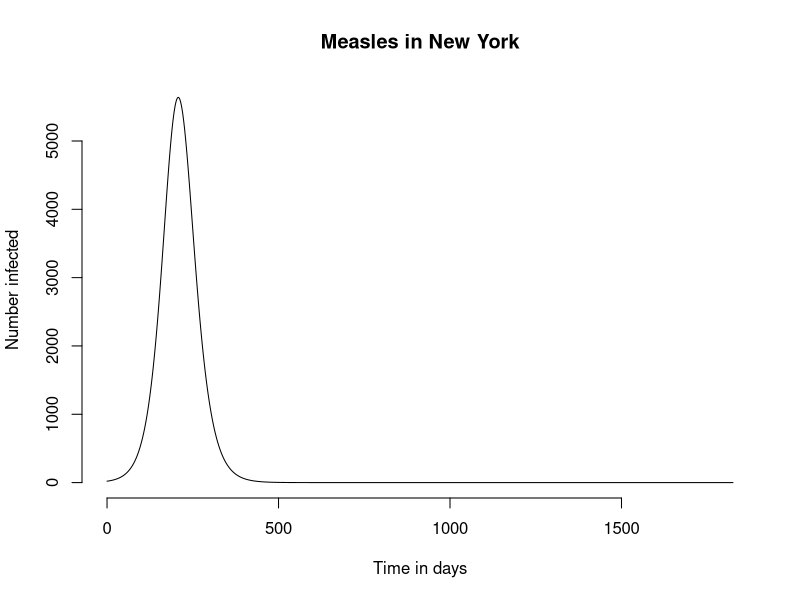
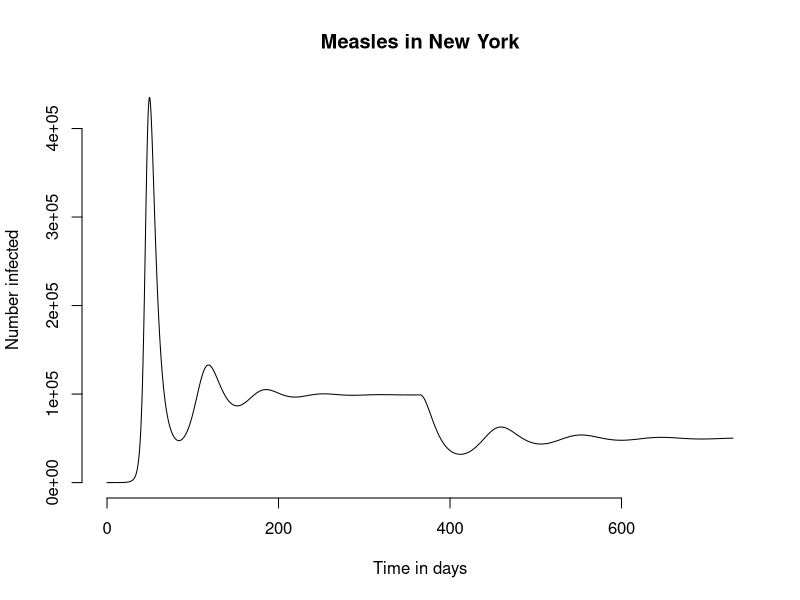

These charts were generated, in order, by the following R code:
## Introduction to Infectious Disease Dynamics
## Clinic on the Meaningful Modeling of Epidemiological Data
## International Clinics on Infectious Disease Dynamics and Data (ICI3D) Program
## African Institute for Mathematical Sciences, Muizenberg, RSA
##
## Juliet R.C. Pulliam, 2012-2018
##
##
## The goal of this tutorial is to acquaint you with ways of
## analysing simple infectious disease models in R. By the end of
## this tutorial, you should be able to:
##
##  * create a function describing a system of ODE's
##  * use the package deSolve to numerically analyze a system of ODEs
##  * plot the output of different types of functions
##
## NOTE: The comments will guide you through the tutorial but you
## should make sure you understand what the code is doing.  Some
## function arguments are assigned to ?.  This will give you an
## error. You should try out values for these arguments as
## suggested in the comments or find them yourselves in a help file.

######################################################################
## Section 1: Creating a function to describe the behavior of an ODE
######################################################################

## Before you start, it is a good idea to clear the workspace of things
## you have defined previously. Do this now:

rm(list=ls())                   # Clear all variables and functions

## We will now define a function to describe a simple SIR model with
## constant population size and no population turnover (that is, no
## births and deaths). This model was discussed in "Introduction to dynamic
## modeling of infectious diseases," and slides are available here:
## https://ndownloader.figshare.com/files/8541817
##
## The version of the model we'll work with here has 3 state variables (though
## only two of these need to be specified to define the state of the system,
## since the population size is constant):
##
## S - the number of susceptibles in the population
## I - the number of infected/infectious individuals in the population
## R - the number of recovered/immune individuals in the population
##
## and 3 parameters:
##
## N - the total population size; N = S + I + R
## beta - the transmission coefficient; beta = the contact rate * infectivity
## gamma - 1 / the infectious period
##
## If you do not remember the model, review the lecture notes before you proceed
## with this tutorial. If you're not entirely comfortable with the distinction
## between state variables and parameters, you may also want to review the
## DAIDD Glossary:
## https://github.com/ICI3D/MMEDparticipants/raw/master/Resources/DAIDD2016_Glossary.pdf

## We will now define a function that describes the change in the state
## variables with time. The function takes the input t (the current time), y (a
## vector giving the current value of the state variables - that is, their
## value at time t), and params (a vector that defines the parameter values);
## the function outputs the values of dS/dt and dI/dt at time t:
##
##-- Model 1: SIR model --##
##
## sir() -- Function for numerical analysis of model 1
sir <- function(t,y,parms){
  # The with() function gives access to the named values of parms within the
  # local environment created by the function
  with(c(as.list(y),parms),{
    dSdt <- -beta*S*I/N
    dIdt <- beta*S*I/N - gamma*I
    # Note: Population size is constant, so don't need to specify dRdt
    list(c(dSdt,dIdt))
  })
}

######################################################################
## Section 2: Understanding the function that defines our ODE model
######################################################################

## We have defined the function, but we now need to make sure we
## understand how it works. To do this, let's think about how we would
## approximate the model using discrete timesteps, similar to the way we
## used spreadsheets to analyze epidemic models on Monday.
##
## Since the function takes t, y, and parms as inputs, we first need to define
## these. Let us start at time zero:

time <- 0

## We will use parameter values that reflect a measles outbreak that occurred
## in New York City (many years ago!), so let our initial population size (N0) be

N0 <- 7780000

## The second argument of the sir() function defined above is y, which I have
## said is a vector giving the current value of the state variables. Let's
## assume that the initial population has 20.5 infecteds and that 6.5% of the
## population is susceptible. (Remember that this model assumes a large
## population size and represents population averages, so it is ok that these
## values are not integers!) We will define a vector pop.SI that gives the
## initial values of our 2 state variables:

pop.SI <- c(S = 0.065*N0,  # Initially 6.5% of the population is susceptible
                I = 20.5)       # ENTER THE NUMBER INITIALLY INFECTED (20.5)

## Notice that I've named the two values in the initial population vector to
## help us keep track of which value is which. This also allows us to take
## advantage of the with() function called within the sir() function because I
## have used the same names that are used to refer to the state variables
## within the function.
##
## The final input our function needs is a vector of parameter values, which we
## can create in the same way:

values <- c(beta = 3.6,        # Transmission coefficient
            gamma = 1/5,       # 1 / infectious period = 1/5 days
            N = N0)            # population size (constant)

## Note that we can calculate the value of the basic reproduction number,
## R0 = beta / gamma, as follows:

as.numeric(values["beta"]/values["gamma"]) # value of R0
                               # HINT: Try putting this command inside the
                               # function as.numeric() to keep R from
                               # confusingly retaining the name of the first
                               # value.

## Now that we have defined the inputs, we are ready to try out our function!

sir(t=time,y=pop.SI,parms=values)

## Look at the output. What does this mean? ## rate of change in each of the state variables / compartments
##
## Recall that I said the function outputs the time derivatives of S and I at
## the time t. This means that in order to get the (approximate) values of S
## and I at some time delta.t in the future, I need to calculate the equivalent
## of
##
## S(t+delta.t) = S(t) - (beta*S(t)*I(t)/N) * delta.t
##
## I(t+delta.t) = I(t) + (beta*S(t)*I(t)/N - gamma*I(t)) * delta.t
##
## This can be done as follows:

delta.t <- 0.1                    # Set a small value for delta.t (0.1 day)

pop.next <- pop.SI + unlist(sir(t=time,y=pop.SI,parms=values)) * delta.t

## We could then iterate this process, updating our values of pop.SI and time
## with each iteration to get a discrete-time approximation of the values of the
## state variables through time. Remember, however, that the differential
## equations describe the rates of change in the limit as delta.t goes to zero.
## It turns out that using the above discrete time approximation of this
## process, as we have done on the spreadsheets (Track B) and live coding
## example, leads to rapid accumulation of error in our estimate of the state
## variables through time, even if we set our value of delta.t to be very
## small. Luckily for us, there are a number of algorithms that have been
## developed to come up with better (both more accurate and more
## computationally efficient) approximations to the values of the state
## variables through time.

######################################################################
## Section 3: Numerical integration of our ODE model
######################################################################

## In R, we can access these algorithms through the deSolve library. We should
## now load this library so we can access its functions:

library(deSolve)                # Load libary to be used for numerical integration

## The function within deSolve that we will be using is called lsoda(). Let's
## look at the help file for this function:

?lsoda

## This help file gives some detail on the history of the algorithm as well as
## describing the function's usage. For now, take a look at the "Usage" section
## to look at the different types of arguments the function can take. There are
## a lot of them! For now, we will focus on the first 4 inputs: y, times, func,
## and parms. Read through the "Arguments" section for the descriptions of these
## four inputs. Because we have already defined our function and seen how it
## works, these arguments should seem familiar.
##
## We have already defined the vectors that we will use for two of the arguments
## (y, the vector of the initial values of the state variables, and parms, the
## vector of parameter values). We have also defined a third argumet, func,
## which provides the model definition; it is our function sir(). All that
## remains is to define the vector of times, which tells lsoda() the timepoints
## for which we would like to know the values of S and I. (NOTE: This is
## different from specifying the time points at which to evaluate our function,
## which is determined within the lsoda() function and optimized to efficiently
## provide an accurate approximation.)
##
## Let's ask for output every 0.1 days for 365 days, starting at time 0:

time.out <- seq(0,365*5,0.1)     # INCLUDE THE APPROPRIATE VALUE TO GET A SEQUENCE
                               # FROM 0 to 365 BY STEPS OF 0.1

## Now let's see what happens if we plug our inputs into lsoda()...

lsoda(
  y = pop.SI,               # Initial conditions for population
  times = time.out,             # Timepoints for evaluation
  func = sir,                   # Function to evaluate
  parms = values                # Vector of parameters
  )

## Well, that seems to have done something, but it's hard to understand the
## output. Let's make it easier to look at by saving the output as a data.frame
## named ts.sir ("ts" being short for timeseries).

ts.sir <- data.frame(lsoda(
  y = pop.SI,               # Initial conditions for population
  times = time.out,             # Timepoints for evaluation
  func = sir,                   # Function to evaluate
  parms = values                # Vector of parameters
  ))

## Now let's look at the output:

head(ts.sir)

## Our data frame has 3 columns, conveniently labeled "time", "S", and "I",
## showing the values of time and the two state variables through time. We can
## now look at the output in other ways. For example, we saw yesterday that we
## expect the infection to go extinct because there is no source of new
## susceptibles in our equations (eg, through births). Let's see what has
## happened after a year:

subset(ts.sir,time==365)

## There are more infecteds after a year than there were at time 0, so it looks
## like it takes more than a year for the infection to burn out with these
## initial conditions. If we want to see how the epidemic has progressed
## through time, we can plot to output from lsoda(). Remember that the
## parameters we have used are the same as in the live coding example, so
## this is a model of a measles epidemic in New York. We'll label the plot
## accordingly. (You'll learn a lot more about plotting - and modifying the
## appearance of plots - in Tutorial 4.)

plot(ts.sir$time,               # Time on the x axis
     ts.sir$I,                  # Number infected (I) on the y axis
     xlab = "Time in days",     # Label the x axis
     ylab = "Number infected",  # Label the y axis
     main = "Measles in New York",    # Plot title
     xlim = c(0,365*5),           #
     type = "l",                # Use a line plot
     bty = "n")                 # Remove the box around the plot

## While there are many more infecteds at time 365 than there were at time 0,
## there are a lot fewer than there were at time 200, and it looks like the
## epidemic is nearly done.

######################################################################
## BENCHMARK QUESTIONS
######################################################################

## Question 1:
##
## Run the SIR model above out to 5 years to convince yourself that the epidemic
## is ending and will not come back.
##
## Question 2:
##
## Create a new function called sir.bd() that describes the SIR model with
## births and deaths (but constant population size), and compare the output
## to the model defined above. You may want to refer to yesterday's lecture
## notes for the model definition. Assume that the life expectancy in the
## population is 60 years.
##
## Question 3:
##
## Use lsoda() to evaluate the values of S and I through time for your new
## function defining the model with births and deaths over 5 years, with the
## same initial conditions as before. How do the dynamics compare?
##
## Question 4:
##
## Now change the value of the life expectancy for the population in the model.
## Compare the long-term dynamics of the model with different values for the
## life expectancy.


# SIR with vital dynamics -------------------------------------------------

sir.bd <- function(t,y,parms){
	# The with() function gives access to the named values of parms within the
	# local environment created by the function
	with(c(as.list(y),parms),{
		# print(mu)
		print(t)
		
		if(t<365){
			mu <- mu*2}
		
		dSdt <- mu*N - beta*S*I/N - mu*S
		dIdt <- beta*S*I/N - gamma*I - mu*I
		# Note: Population size is constant, so don't need to specify dRdt
		list(c(dSdt,dIdt))
	})
}

values.bd <- c(beta = 3.6,        # Transmission coefficient
						gamma = 1/5,       # 1 / infectious period = 1/5 days
						mu = 1/(2*365.25),
						N = N0)            # population size (constant)

time.out <- seq(0,365*2,0.1)     # INCLUDE THE APPROPRIATE VALUE TO GET A SEQUENCE

ts.sir.bd <- data.frame(lsoda(
	y = pop.SI,               # Initial conditions for population
	times = time.out,             # Timepoints for evaluation
	func = sir.bd,                   # Function to evaluate
	parms = values.bd                # Vector of parameters
))

plot(ts.sir.bd$time,               # Time on the x axis
		 ts.sir.bd$I,                  # Number infected (I) on the y axis
		 xlab = "Time in days",     # Label the x axis
		 ylab = "Number infected",  # Label the y axis
		 main = "Measles in New York",    # Plot title
		 xlim = c(0,365*2),           #
		 type = "l",                # Use a line plot
		 bty = "n")                 # Remove the box around the plot
